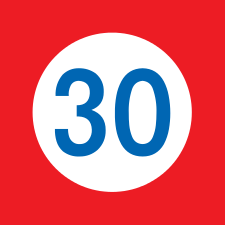
#> input picture python/30.png, 225 x 225 px; its folder holds only this picture in this run
$ python -i signdetector.py   (imports and definitions only)   (older library calls are emulated)
#> lines starting #> are read from the running program, lines starting #| are printed output that depends on the picture; after the words box and inside, x2 and y2 are one past the last pixel; in counts of white or black regions, pixels touching at a corner belong together
#!/usr/bin/env python

import cv2

import cv2.cv as cv
import numpy as np
import sys
import time

from collections import namedtuple

# [1 line not run here, left out]
TimeValue = namedtuple('TimeValue', 'time value')

# [14 lines left out: function color_table, not called in this run]

def drop_before(timevalues, before):
    return filter( lambda tv: tv.time >= before, timevalues)


class SignDetector:
    def __init__(self):
        self.lines_stats = []
        self.votes = 100


    # [16 lines left out: function find_circle_sign, not called in this run]

    def find_rect_sign(self, edge, annotated, contour_img, maskedcontour_img):
        found_rects = []
        lines = cv2.HoughLines(edge, 1, np.pi/180, 80)
        mask = np.zeros(edge.shape, np.uint8)

        self.lines_stats.append( TimeValue(time.time(), lines) )
        self.lines_stats = drop_before(self.lines_stats, time.time() -1)

        for t_lines in self.lines_stats:
            lines = t_lines.value

            if lines != None:
                for rho,theta in lines[0]:
                    a = np.cos(theta)
                    b = np.sin(theta)
                    x0 = a*rho
                    y0 = b*rho
                    x1 = int(x0 + 1000*(-b))
                    y1 = int(y0 + 1000*(a))
                    x2 = int(x0 - 1000*(-b))
                    y2 = int(y0 - 1000*(a))

                    cv2.line(mask,(int(x1),int(y1)),(int(x2),int(y2)),(255,255,255),10)

        masked = cv2.bitwise_and(edge, mask)

        if maskedcontour_img != None:
            maskedcontour_img.data = masked

        contours0, hierarchy = cv2.findContours( masked, cv2.RETR_LIST, cv2.CHAIN_APPROX_SIMPLE)

        # [22 lines left out: function contourBounding, not called in this run]

        def aspect_filter(r):
            aspect = abs(float(r[0])-float(r[2]))/(abs(float(r[1])-float(r[3])) + 0.00001)
            return ((0.8 < aspect) and (aspect < 1.2) )

        def rect_diagonal_sq(r):
            return (float(r[0])-float(r[2])) * (float(r[0])-float(r[2])) + (float(r[1])-float(r[3])) * (float(r[1])-float(r[3]))

        rects = [contourBounding(cnt) for cnt in contours0]


        for i in xrange(0, len(contours0) ):
            rect2 = filter(aspect_filter, rects)
            if len(rect2) != 0:
                rmax = max(rect2, key=rect_diagonal_sq)
                if rect_diagonal_sq(rmax) > 30*30:
                    found_rects = [rmax]

            if contour_img != None:
                cv2.drawContours(contour_img, contours0, i, color_table(i),-1, cv2.CV_AA, hierarchy, 3)
                for r in rect2:
                    cv2.rectangle(annotated, (r[0],r[1]), (r[2],r[3]), color_table(i))

        return found_rects

    def create_keypoint_mask(self, gray, debug_images=None):

        blur = cv2.GaussianBlur(gray ,(5,5),1,1)

        edge = cv2.Canny(blur, 2500, 5000, apertureSize=5)
        kpmask = np.zeros(edge.shape, np.uint8)

        annotated_img = None
        contour_img = None
        maskedcontour_img = None

        if debug_images != None:
            annotated_img = debug_images['annotated']
            contour_img = debug_images['contour']
            maskedcontour_img = debug_images['maskedcontour']

        if annotated_img != None:
            annotated_img[edge != 0] = (0, 255, 0)

        # [4 lines of commented-out code are left out]

        founds = self.find_rect_sign(edge, annotated_img, contour_img, maskedcontour_img)
        for r in founds:
            cv2.rectangle(kpmask, (r[0],r[1]), (r[2],r[3]), (255,255,255), -1)
            cv2.rectangle(kpmask, (r[0],r[1]), (r[2],r[3]), (255,255,255), 10)

        return kpmask, founds

>>> import cv2
>>> picture = cv2.imread('30.png', cv2.IMREAD_GRAYSCALE)
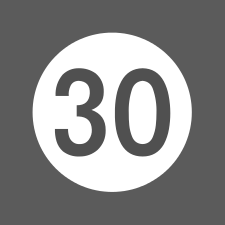
#> picture: shape (225, 225); min 80, max 255, mean 138.9
>>> result = SignDetector().create_keypoint_mask(picture)
#> in create_keypoint_mask, `blur = cv2.GaussianBlur(gray ,(5,5),1,1)`:
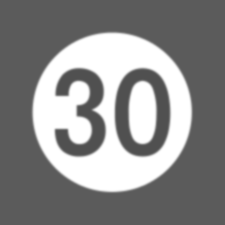
#> blur: shape (225, 225); min 80, max 255, mean 139
#> in create_keypoint_mask, `edge = cv2.Canny(blur, 2500, 5000, apertureSize=5)`:
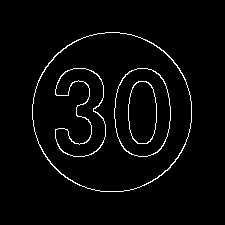
#> edge: shape (225, 225); 2.8% white in thin lines or dots, all inside (x1, y1, x2, y2) = (32, 32, 192, 192)
#> in find_rect_sign, `lines = cv2.HoughLines(edge, 1, np.pi/180, 80)`: lines = None
#> the loop in find_rect_sign, `for t_lines in self.lines_stats:` made 1 pass
#> after the loop in find_rect_sign, `for t_lines in self.lines_stats:`: mask: shape (225, 225); every value is 0
#> in find_rect_sign, `contours0, hierarchy = cv2.findContours( masked, cv2.RETR_LIST, cv2.CH..`: contours0 = []
